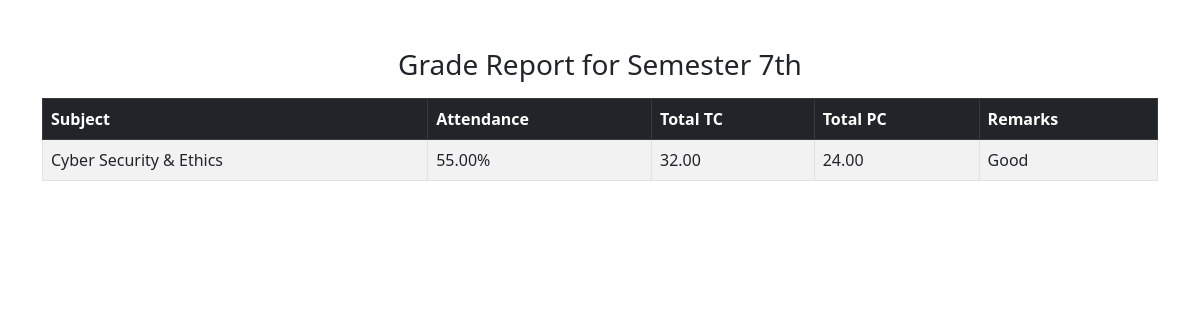
/student/view_grade_report.php (signed in), run on the app's committed database.
### tables this page shows
CREATE TABLE `grade_reports` (
  `id` int(11) NOT NULL,
  `student_id` int(11) DEFAULT NULL,
  `subject_id` int(11) DEFAULT NULL,
  `semester` varchar(20) DEFAULT NULL,
  `attendance` decimal(5,2) DEFAULT NULL,
  `mid_exam` decimal(5,2) DEFAULT NULL,
  `class_test` decimal(5,2) DEFAULT NULL,
  `quiz_test` decimal(5,2) DEFAULT NULL,
  `performance_assessment` decimal(5,2) DEFAULT NULL,
  `assignment_homework` decimal(5,2) DEFAULT NULL,
  `total_tc` decimal(5,2) DEFAULT NULL,
  `experiment` decimal(5,2) DEFAULT NULL,
  `homework` decimal(5,2) DEFAULT NULL,
  `error` decimal(5,2) DEFAULT NULL,
  `evaluation` decimal(5,2) DEFAULT NULL,
  `discussion_solution` decimal(5,2) DEFAULT NULL,
  `additional_hours` decimal(5,2) DEFAULT NULL,
  `total_pc` decimal(5,2) DEFAULT NULL,
  `remarks` text DEFAULT NULL
);

CREATE TABLE `subjects` (
  `id` int(11) NOT NULL,
  `subject_name` varchar(255) NOT NULL,
  `subject_code` varchar(10) NOT NULL,
  `semester` enum('1st','2nd','3rd','4th','5th','6th','7th','8th') NOT NULL
);

### student/view_grade_report.php (the view, shortened to what this page needs)
<?php
include '../db/database.php';
$student_id = $_SESSION['id'];
$semester = $_SESSION['semester'];
$query = "SELECT gr.*, s.subject_name FROM grade_reports gr
          JOIN subjects s ON gr.subject_id = s.id
          WHERE gr.student_id = ? AND gr.semester = ?";
$stmt = $conn->prepare($query);
$stmt->bind_param('ss', $student_id, $semester);
$stmt->execute();
$result = $stmt->get_result();
?>
<!DOCTYPE html>
<html lang="en">
<head>
    <link href="https://cdn.jsdelivr.net/npm/bootstrap@5.3.0/dist/css/bootstrap.min.css" rel="stylesheet">
</head>
<body>
<div class="container mt-5">
    <h3 class="text-center">Grade Report for Semester <?php echo htmlspecialchars($semester); ?></h3>
    <?php if ($result->num_rows > 0): ?>
        <table class="table table-hover table-striped table-bordered mt-3">
            <thead class="table-dark">
                <tr>
                    <th>Subject</th>
                    <th>Attendance</th>
                    <th>Total TC</th>
                    <th>Total PC</th>
                    <th>Remarks</th>
                </tr>
            </thead>
            <tbody>
                <?php while ($row = $result->fetch_assoc()): ?>
                    <tr>
                        <td><?php echo htmlspecialchars($row['subject_name']); ?></td>
                        <td><?php echo htmlspecialchars($row['attendance']); ?>%</td>
                        <td><?php echo htmlspecialchars($row['total_tc']); ?></td>
                        <td><?php echo htmlspecialchars($row['total_pc']); ?></td>
                        <td><?php echo htmlspecialchars($row['remarks']); ?></td>
                    </tr>
                <?php endwhile; ?>
            </tbody>
        </table>
    <?php else: ?>
        <p class="text-center text-warning mt-3">No grade reports found for this semester.</p>
    <?php endif; ?>
</div>
</body>
</html>

### data on the page
grade_reports: subject.subject_name "Cyber Security & Ethics", attendance "55.00", total_tc "32.00", total_pc "24.00", remarks "Good"

### other printed values
$semester "7th"
